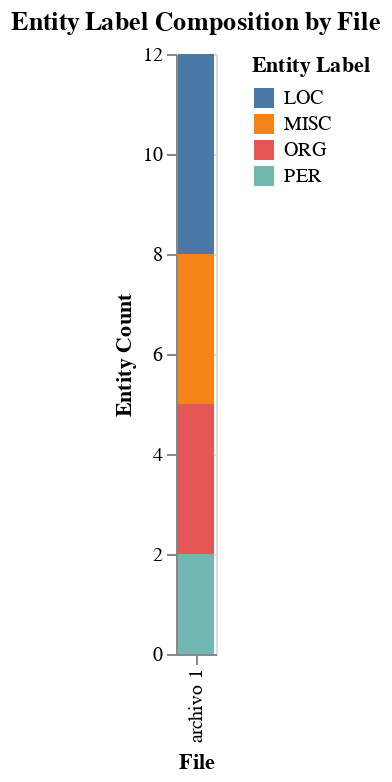

Write notebook code for a chart like this one.
### Code cell
import altair as alt

# Group and count entity labels by file
file_label_counts = df.groupby(['archivo_origen', 'label'])['text'].count().reset_index()
file_label_counts.columns = ['archivo_origen', 'label', 'count']

# Create a stacked bar chart
chart = alt.Chart(file_label_counts).mark_bar().encode(
    x=alt.X('archivo_origen:N', title='File'),
    y=alt.Y('count:Q', title='Entity Count'),
    color=alt.Color('label:N', title='Entity Label'),
    tooltip=['archivo_origen:N', 'label:N', 'count:Q']
).properties(
    title='Entity Label Composition by File'
).interactive()

chart

### Figure 1 — Vega-Lite specification as saved in the notebook (floating-point values rounded to 4 significant figures)
{"config": {"view": {"continuousWidth": 400, "continuousHeight": 300}}, "data": {"name": "data-e254c5ec54f6c5d4970f3683ff9dbd92"}, "mark": "bar", "encoding": {"color": {"field": "label", "title": "Entity Label", "type": "nominal"}, "tooltip": [{"field": "archivo_origen", "type": "nominal"}, {"field": "label", "type": "nominal"}, {"field": "count", "type": "quantitative"}], "x": {"field": "archivo_origen", "title": "File", "type": "nominal"}, "y": {"field": "count", "title": "Entity Count", "type": "quantitative"}}, "selection": {"selector005": {"type": "interval", "bind": "scales", "encodings": ["x", "y"]}}, "title": "Entity Label Composition by File", "$schema": "https://vega.github.io/schema/vega-lite/v4.17.0.json", "datasets": {"data-e254c5ec54f6c5d4970f3683ff9dbd92": [{"archivo_origen": "archivo 1", "label": "LOC", "count": 4}, {"archivo_origen": "archivo 1", "label": "MISC", "count": 3}, {"archivo_origen": "archivo 1", "label": "ORG", "count": 3}, {"archivo_origen": "archivo 1", "label": "PER", "count": 2}]}}
